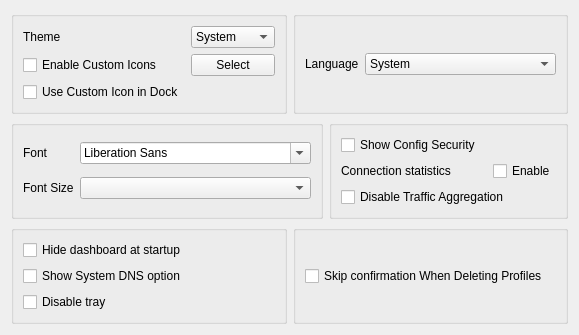
     <widget class="QWidget" name="tab_2">
      <attribute name="title">
       <string>Style</string>
      </attribute>
      <layout class="QGridLayout" name="gridLayout_5">
       <item row="2" column="0">
        <layout class="QHBoxLayout" name="style_h_2">
         <item>
          <widget class="QGroupBox" name="traffic_statistics_box">
           <layout class="QGridLayout" name="gridLayout_8">
            <item row="0" column="0">
             <widget class="QLabel" name="label_2">
              <property name="text">
               <string>Font</string>
              </property>
             </widget>
            </item>
            <item row="0" column="1">
             <widget class="QFontComboBox" name="font"/>
            </item>
            <item row="1" column="0">
             <widget class="QLabel" name="label_5">
              <property name="text">
               <string>Font Size</string>
              </property>
             </widget>
            </item>
            <item row="1" column="1">
             <widget class="QComboBox" name="font_size"/>
            </item>
           </layout>
          </widget>
         </item>
         <item>
          <widget class="QGroupBox" name="connection_statistics_box">
           <layout class="QGridLayout" name="gridLayout_11">
            <item row="1" column="0">
             <widget class="QLabel" name="label_9">
              <property name="text">
               <string>Connection statistics</string>
              </property>
             </widget>
            </item>
            <item row="1" column="2">
             <widget class="QCheckBox" name="connection_statistics">
              <property name="text">
               <string>Enable</string>
              </property>
             </widget>
            </item>
            <item row="2" column="0" colspan="3">
             <widget class="QCheckBox" name="disable_traffic_aggregation">
              <property name="toolTip">
               <string>&lt;html&gt;&lt;head/&gt;&lt;body&gt;&lt;p&gt;Fully disables the traffic aggregation feature (per-config and per-app usage history kept in a separate database, shown in the Traffic Stats dashboard). Does not affect the per-profile traffic counters in the main window.&lt;/p&gt;&lt;/body&gt;&lt;/html&gt;</string>
              </property>
              <property name="text">
               <string>Disable Traffic Aggregation</string>
              </property>
             </widget>
            </item>
            <item row="0" column="0">
             <widget class="QCheckBox" name="show_config_security">
              <property name="toolTip">
               <string>&lt;html&gt;&lt;head/&gt;&lt;body&gt;&lt;p&gt;Show each config's security next to its type in the proxy list, e.g. &quot;Trojan (WebSocket+TLS)&quot;. Insecure configs are marked with a warning sign.&lt;/p&gt;&lt;/body&gt;&lt;/html&gt;</string>
              </property>
              <property name="text">
               <string>Show Config Security</string>
              </property>
             </widget>
            </item>
           </layout>
          </widget>
         </item>
        </layout>
       </item>
       <item row="3" column="0">
        <layout class="QHBoxLayout" name="style_h_3">
         <item>
          <widget class="QGroupBox" name="horizontalGroupBox_5">
           <layout class="QVBoxLayout" name="verticalLayout_5">
            <item>
             <widget class="QCheckBox" name="start_minimal">
              <property name="sizePolicy">
               <sizepolicy hsizetype="Preferred" vsizetype="Fixed">
                <horstretch>0</horstretch>
                <verstretch>0</verstretch>
               </sizepolicy>
              </property>
              <property name="text">
               <string>Hide dashboard at startup</string>
              </property>
             </widget>
            </item>
            <item>
             <widget class="QCheckBox" name="show_sys_dns">
              <property name="text">
               <string>Show System DNS option</string>
              </property>
             </widget>
            </item>
            <item>
             <widget class="QCheckBox" name="disable_tray">
              <property name="sizePolicy">
               <sizepolicy hsizetype="Preferred" vsizetype="Fixed">
                <horstretch>0</horstretch>
                <verstretch>0</verstretch>
               </sizepolicy>
              </property>
              <property name="toolTip">
               <string>Prevents the app from minimizing to the tray when the window is closed. The app will exit instead</string>
              </property>
              <property name="text">
               <string>Disable tray</string>
              </property>
             </widget>
            </item>
           </layout>
          </widget>
         </item>
         <item>
          <widget class="QGroupBox" name="groupBox_2">
           <layout class="QHBoxLayout" name="horizontalLayout_23">
            <item>
             <widget class="QCheckBox" name="skip_delete_confirm">
              <property name="text">
               <string>Skip confirmation When Deleting Profiles</string>
              </property>
             </widget>
            </item>
           </layout>
          </widget>
         </item>
        </layout>
       </item>
       <item row="0" column="0">
        <layout class="QHBoxLayout" name="style_h_1">
         <item>
          <widget class="QGroupBox" name="groupBox">
           <layout class="QGridLayout" name="gridLayout_10">
            <item row="0" column="0">
             <widget class="QLabel" name="label_8">
              <property name="sizePolicy">
               <sizepolicy hsizetype="Maximum" vsizetype="Maximum">
                <horstretch>0</horstretch>
                <verstretch>0</verstretch>
               </sizepolicy>
              </property>
              <property name="text">
               <string>Theme</string>
              </property>
             </widget>
            </item>
            <item row="0" column="1">
             <widget class="QComboBox" name="theme">
              <item>
               <property name="text">
                <string notr="true">System</string>
               </property>
              </item>
             </widget>
            </item>
            <item row="1" column="1">
             <widget class="QPushButton" name="select_custom_icon">
              <property name="text">
               <string>Select</string>
              </property>
             </widget>
            </item>
             <item row="1" column="0">
              <widget class="QCheckBox" name="enable_custom_icon">
               <property name="text">
                <string>Enable Custom Icons</string>
               </property>
              </widget>
             </item>
             <item row="2" column="0">
              <widget class="QCheckBox" name="custom_icon_in_dock">
               <property name="text">
                <string>Use Custom Icon in Dock</string>
               </property>
              </widget>
             </item>
            </layout>
          </widget>
         </item>
         <item>
          <widget class="QGroupBox" name="groupBox2">
           <layout class="QGridLayout" name="gridLayout_4">
            <item row="0" column="2">
             <widget class="QComboBox" name="language">
              <item>
               <property name="text">
                <string notr="true">System</string>
               </property>
              </item>
              <item>
               <property name="text">
                <string notr="true">English</string>
               </property>
              </item>
              <item>
               <property name="text">
                <string notr="true">简体中文</string>
               </property>
              </item>
              <item>
               <property name="text">
                <string notr="true">فارسی</string>
               </property>
              </item>
              <item>
               <property name="text">
                <string notr="true">Русский</string>
               </property>
              </item>
             </widget>
            </item>
            <item row="0" column="0">
             <widget class="QLabel" name="label_15">
              <property name="sizePolicy">
               <sizepolicy hsizetype="Maximum" vsizetype="Maximum">
                <horstretch>0</horstretch>
                <verstretch>0</verstretch>
               </sizepolicy>
              </property>
              <property name="text">
               <string>Language</string>
              </property>
             </widget>
            </item>
           </layout>
          </widget>
         </item>
        </layout>
       </item>
      </layout>
     </widget>
